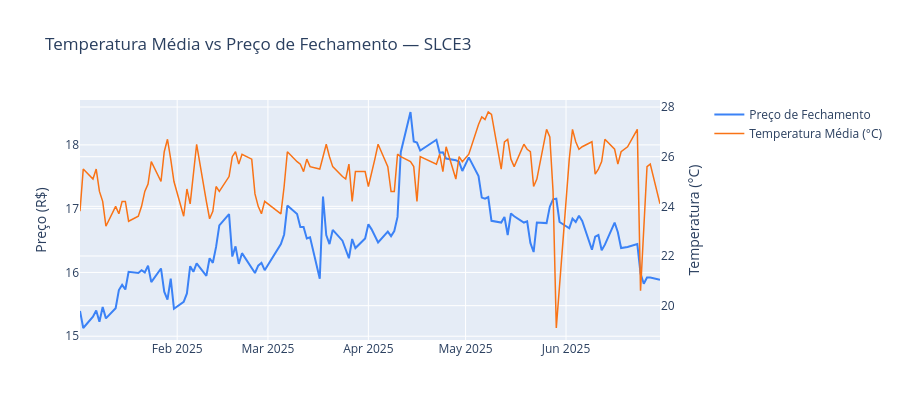

Here is the notebook cell this chart was saved with:
### Markdown cell above
### 6.6 Temperatura Média vs Preço de Fechamento

**Responde:** existe relação entre temperatura e desempenho da ação? A temperatura foi a variável com maior correlação de Pearson (+0,32 — moderada positiva).

### Code cell
fig = make_subplots(specs=[[{'secondary_y': True}]])
fig.add_trace(go.Scatter(x=df['data'], y=df['preco_fechamento'],
                         name='Preço de Fechamento',
                         line=dict(color='#3b82f6', width=2)), secondary_y=False)
fig.add_trace(go.Scatter(x=df['data'], y=df['temperatura_media'],
                         name='Temperatura Média (°C)',
                         line=dict(color='#f97316', width=1.5)), secondary_y=True)
fig.update_layout(title='Temperatura Média vs Preço de Fechamento — SLCE3',
                  height=420, hovermode='x unified')
fig.update_yaxes(title_text='Preço (R$)', secondary_y=False)
fig.update_yaxes(title_text='Temperatura (°C)', secondary_y=True)
fig
